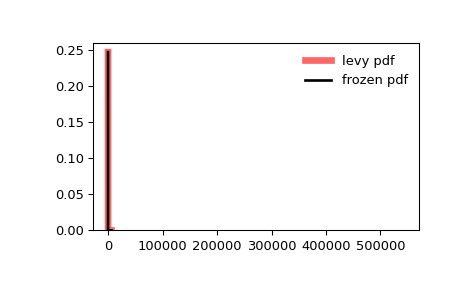

This chart was generated by the following Python code:
from scipy.stats import levy
import matplotlib.pyplot as plt
fig, ax = plt.subplots(1, 1)

# Calculate the first four moments:

mean, var, skew, kurt = levy.stats(moments='mvsk')

# Display the probability density function (``pdf``):

x = np.linspace(levy.ppf(0.01),
                levy.ppf(0.99), 100)
ax.plot(x, levy.pdf(x),
       'r-', lw=5, alpha=0.6, label='levy pdf')

# Alternatively, the distribution object can be called (as a function)
# to fix the shape, location and scale parameters. This returns a "frozen"
# RV object holding the given parameters fixed.

# Freeze the distribution and display the frozen ``pdf``:

rv = levy()
ax.plot(x, rv.pdf(x), 'k-', lw=2, label='frozen pdf')

# Check accuracy of ``cdf`` and ``ppf``:

vals = levy.ppf([0.001, 0.5, 0.999])
np.allclose([0.001, 0.5, 0.999], levy.cdf(vals))
# True

# Generate random numbers:

r = levy.rvs(size=1000)

# And compare the histogram:

ax.hist(r, density=True, histtype='stepfilled', alpha=0.2)
ax.legend(loc='best', frameon=False)
plt.show()
